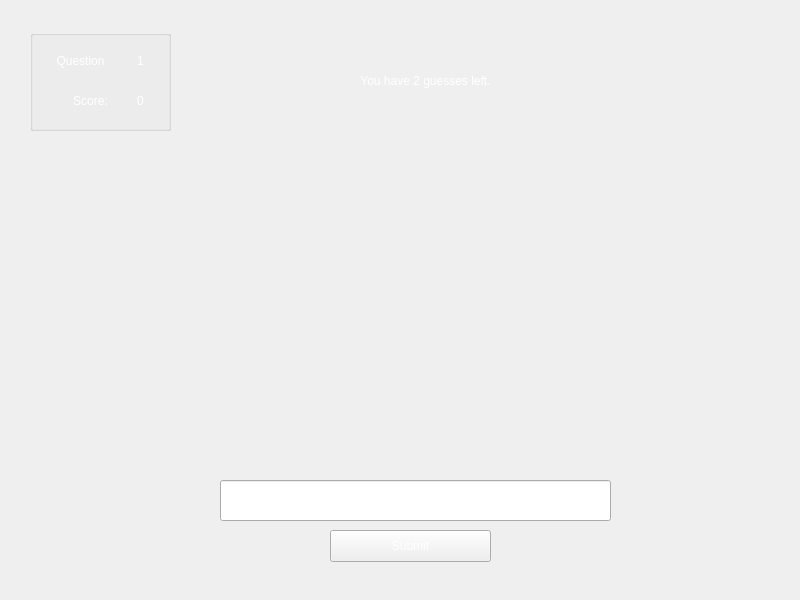
<?xml version="1.0" encoding="UTF-8"?>
<ui version="4.0">
 <class>FoodSpeller_game</class>
 <widget class="QMainWindow" name="FoodSpeller_game">
  <property name="geometry">
   <rect>
    <x>0</x>
    <y>0</y>
    <width>800</width>
    <height>600</height>
   </rect>
  </property>
  <property name="windowTitle">
   <string>MainWindow</string>
  </property>
  <property name="styleSheet">
   <string notr="true">color: white;
background-color: none;
font: 15pt&quot;BM Jua&quot;;</string>
  </property>
  <widget class="QWidget" name="centralwidget">
   <widget class="QLabel" name="guessLeftLabel">
    <property name="geometry">
     <rect>
      <x>320</x>
      <y>60</y>
      <width>211</width>
      <height>41</height>
     </rect>
    </property>
    <property name="styleSheet">
     <string notr="true">font: 20pt &quot;BM Jua&quot;;</string>
    </property>
    <property name="text">
     <string>You have 2 guesses left.</string>
    </property>
    <property name="alignment">
     <set>Qt::AlignCenter</set>
    </property>
   </widget>
   <widget class="QGroupBox" name="groupBox">
    <property name="geometry">
     <rect>
      <x>30</x>
      <y>30</y>
      <width>141</width>
      <height>101</height>
     </rect>
    </property>
    <property name="title">
     <string/>
    </property>
    <widget class="QLabel" name="questionaLabel">
     <property name="geometry">
      <rect>
       <x>10</x>
       <y>10</y>
       <width>81</width>
       <height>41</height>
      </rect>
     </property>
     <property name="styleSheet">
      <string notr="true">font: 18pt &quot;BM Jua&quot;;</string>
     </property>
     <property name="text">
      <string>Question</string>
     </property>
     <property name="alignment">
      <set>Qt::AlignCenter</set>
     </property>
    </widget>
    <widget class="QLabel" name="scoreLabel">
     <property name="geometry">
      <rect>
       <x>20</x>
       <y>50</y>
       <width>81</width>
       <height>41</height>
      </rect>
     </property>
     <property name="styleSheet">
      <string notr="true">font: 18pt &quot;BM Jua&quot;;</string>
     </property>
     <property name="text">
      <string>Score:</string>
     </property>
     <property name="alignment">
      <set>Qt::AlignCenter</set>
     </property>
    </widget>
    <widget class="QLabel" name="questionNumber">
     <property name="geometry">
      <rect>
       <x>100</x>
       <y>10</y>
       <width>21</width>
       <height>41</height>
      </rect>
     </property>
     <property name="styleSheet">
      <string notr="true">font: 18pt &quot;BM Jua&quot;;</string>
     </property>
     <property name="text">
      <string>1</string>
     </property>
     <property name="alignment">
      <set>Qt::AlignCenter</set>
     </property>
    </widget>
    <widget class="QLabel" name="scoreNumber">
     <property name="geometry">
      <rect>
       <x>90</x>
       <y>50</y>
       <width>41</width>
       <height>41</height>
      </rect>
     </property>
     <property name="styleSheet">
      <string notr="true">font: 18pt &quot;BM Jua&quot;;</string>
     </property>
     <property name="text">
      <string>0</string>
     </property>
     <property name="alignment">
      <set>Qt::AlignCenter</set>
     </property>
    </widget>
   </widget>
   <widget class="QLineEdit" name="inputFood">
    <property name="geometry">
     <rect>
      <x>220</x>
      <y>480</y>
      <width>391</width>
      <height>41</height>
     </rect>
    </property>
    <property name="alignment">
     <set>Qt::AlignCenter</set>
    </property>
   </widget>
   <widget class="QPushButton" name="submitButton">
    <property name="geometry">
     <rect>
      <x>330</x>
      <y>530</y>
      <width>161</width>
      <height>32</height>
     </rect>
    </property>
    <property name="text">
     <string>Submit</string>
    </property>
   </widget>
   <widget class="QLabel" name="foodPic">
    <property name="geometry">
     <rect>
      <x>140</x>
      <y>150</y>
      <width>551</width>
      <height>291</height>
     </rect>
    </property>
    <property name="text">
     <string/>
    </property>
    <property name="alignment">
     <set>Qt::AlignCenter</set>
    </property>
   </widget>
   <widget class="QLabel" name="foodBackground">
    <property name="geometry">
     <rect>
      <x>0</x>
      <y>0</y>
      <width>800</width>
      <height>600</height>
     </rect>
    </property>
    <property name="text">
     <string/>
    </property>
    <property name="pixmap">
     <pixmap resource="icons.qrc">:/image for c++ project/Background/FoodSpeller.png</pixmap>
    </property>
    <property name="scaledContents">
     <bool>true</bool>
    </property>
   </widget>
   <zorder>foodBackground</zorder>
   <zorder>guessLeftLabel</zorder>
   <zorder>groupBox</zorder>
   <zorder>inputFood</zorder>
   <zorder>submitButton</zorder>
   <zorder>foodPic</zorder>
  </widget>
 </widget>
 <resources>
  <include location="icons.qrc"/>
 </resources>
 <connections/>
</ui>
